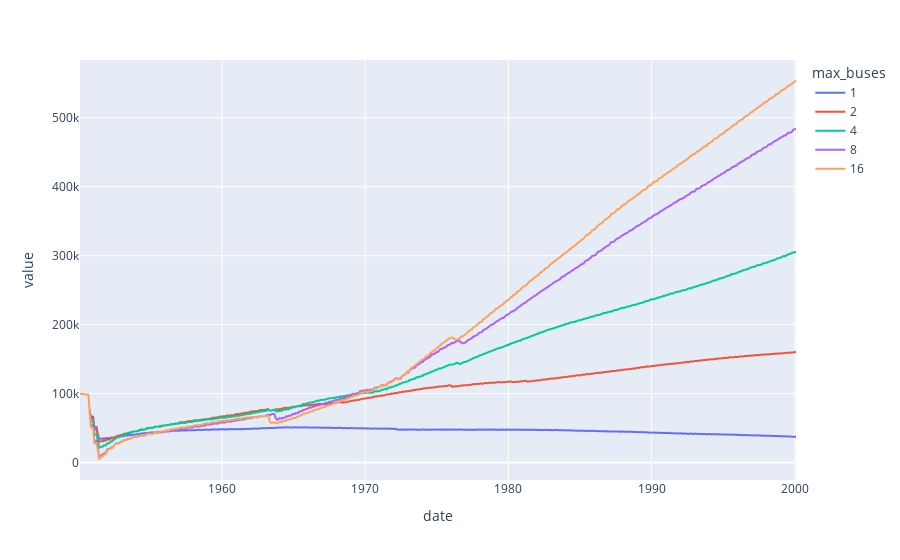

This figure's notebook cell:
### Code cell
px.line(df_mean_standard_deviation["mean"])

### Figure 1 — Plotly figure (JSON) as saved in the notebook; plotly's stock layout.template omitted (floating-point values rounded to 4 significant figures; data arrays with more than 128 entries replaced by an {"elided": "..."} marker saying what was removed)
{"data": [{"hovertemplate": "max_buses=1<br>date=%{x}<br>value=%{y}<extra></extra>", "legendgroup": "1", "line": {"color": "#636efa", "dash": "solid"}, "marker": {"symbol": "circle"}, "mode": "lines", "name": "1", "showlegend": true, "type": "scattergl", "x": {"elided": "601 str values"}, "xaxis": "x", "y": {"elided": "601 float values"}, "yaxis": "y"}, {"hovertemplate": "max_buses=2<br>date=%{x}<br>value=%{y}<extra></extra>", "legendgroup": "2", "line": {"color": "#EF553B", "dash": "solid"}, "marker": {"symbol": "circle"}, "mode": "lines", "name": "2", "showlegend": true, "type": "scattergl", "x": {"elided": "601 str values"}, "xaxis": "x", "y": {"elided": "601 float values"}, "yaxis": "y"}, {"hovertemplate": "max_buses=4<br>date=%{x}<br>value=%{y}<extra></extra>", "legendgroup": "4", "line": {"color": "#00cc96", "dash": "solid"}, "marker": {"symbol": "circle"}, "mode": "lines", "name": "4", "showlegend": true, "type": "scattergl", "x": {"elided": "601 str values"}, "xaxis": "x", "y": {"elided": "601 float values"}, "yaxis": "y"}, {"hovertemplate": "max_buses=8<br>date=%{x}<br>value=%{y}<extra></extra>", "legendgroup": "8", "line": {"color": "#ab63fa", "dash": "solid"}, "marker": {"symbol": "circle"}, "mode": "lines", "name": "8", "showlegend": true, "type": "scattergl", "x": {"elided": "601 str values"}, "xaxis": "x", "y": {"elided": "601 float values"}, "yaxis": "y"}, {"hovertemplate": "max_buses=16<br>date=%{x}<br>value=%{y}<extra></extra>", "legendgroup": "16", "line": {"color": "#FFA15A", "dash": "solid"}, "marker": {"symbol": "circle"}, "mode": "lines", "name": "16", "showlegend": true, "type": "scattergl", "x": {"elided": "601 str values"}, "xaxis": "x", "y": {"elided": "601 float values"}, "yaxis": "y"}], "layout": {"autosize": true, "legend": {"title": {"text": "max_buses"}, "tracegroupgap": 0}, "margin": {"t": 60}, "xaxis": {"anchor": "y", "autorange": true, "domain": [0, 1], "range": ["1950-02-01", "2000-02-01"], "title": {"text": "date"}, "type": "date"}, "yaxis": {"anchor": "x", "autorange": true, "domain": [0, 1], "range": [-25260.0, 583600.0], "title": {"text": "value"}, "type": "linear"}}}
